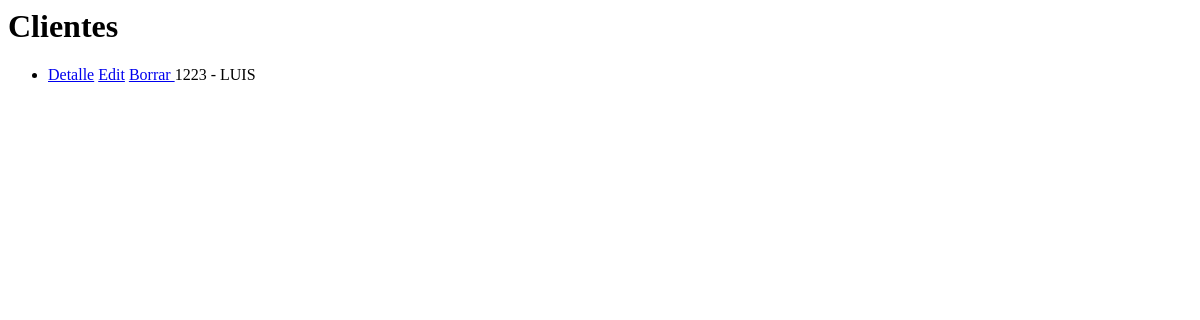
The page /cliente on the database as committed earlier.
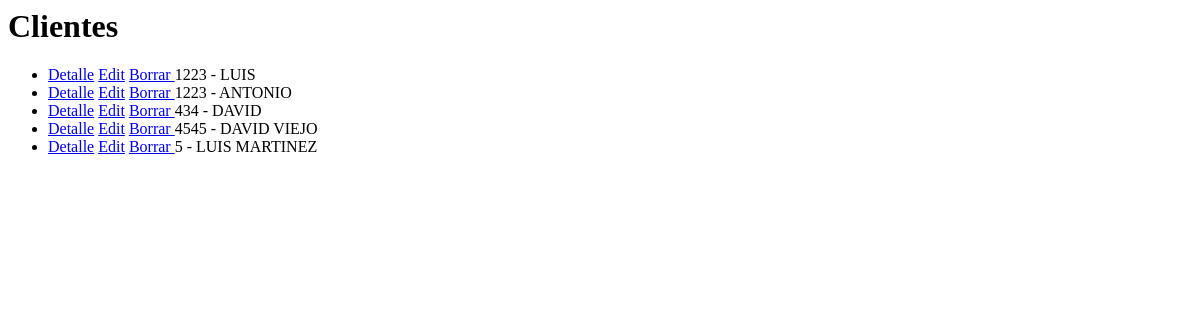
The same page on the database as committed later.
### app1/models.py (models this page shows)
class Cliente(models.Model):
    identificacion = models.CharField(max_length=12)
    nombre = models.CharField(max_length=60)

### app1/views.py (the view)
# urls.py: path('cliente', ClienteListView.as_view(),name="list_clientes"),
class ClienteListView(ListView):
    model = Cliente

### app1/templates/app1/cliente_list.html
<h1>Clientes</h1>
<ul>
{% for cliente in object_list %}
    <li>
        <a href="{% url 'cliente_detail' cliente.id %}">Detalle</a>
        <a href="{% url 'cliente_update' cliente.id %}">Edit</a>
        <a href="{% url 'cliente_delete' cliente.id %}">Borrar  </a>
         {{ cliente.identificacion }} - {{ cliente.nombre }}</li>
{% empty %}
    <li>No clientes yet.</li>
{% endfor %}

Rows that differ between the two databases and show on the page:
added Cliente: identificacion "1223", nombre "ANTONIO"
added Cliente: identificacion "434", nombre "DAVID"
added Cliente: identificacion "4545", nombre "DAVID VIEJO"
added Cliente: identificacion "5", nombre "LUIS MARTINEZ"
